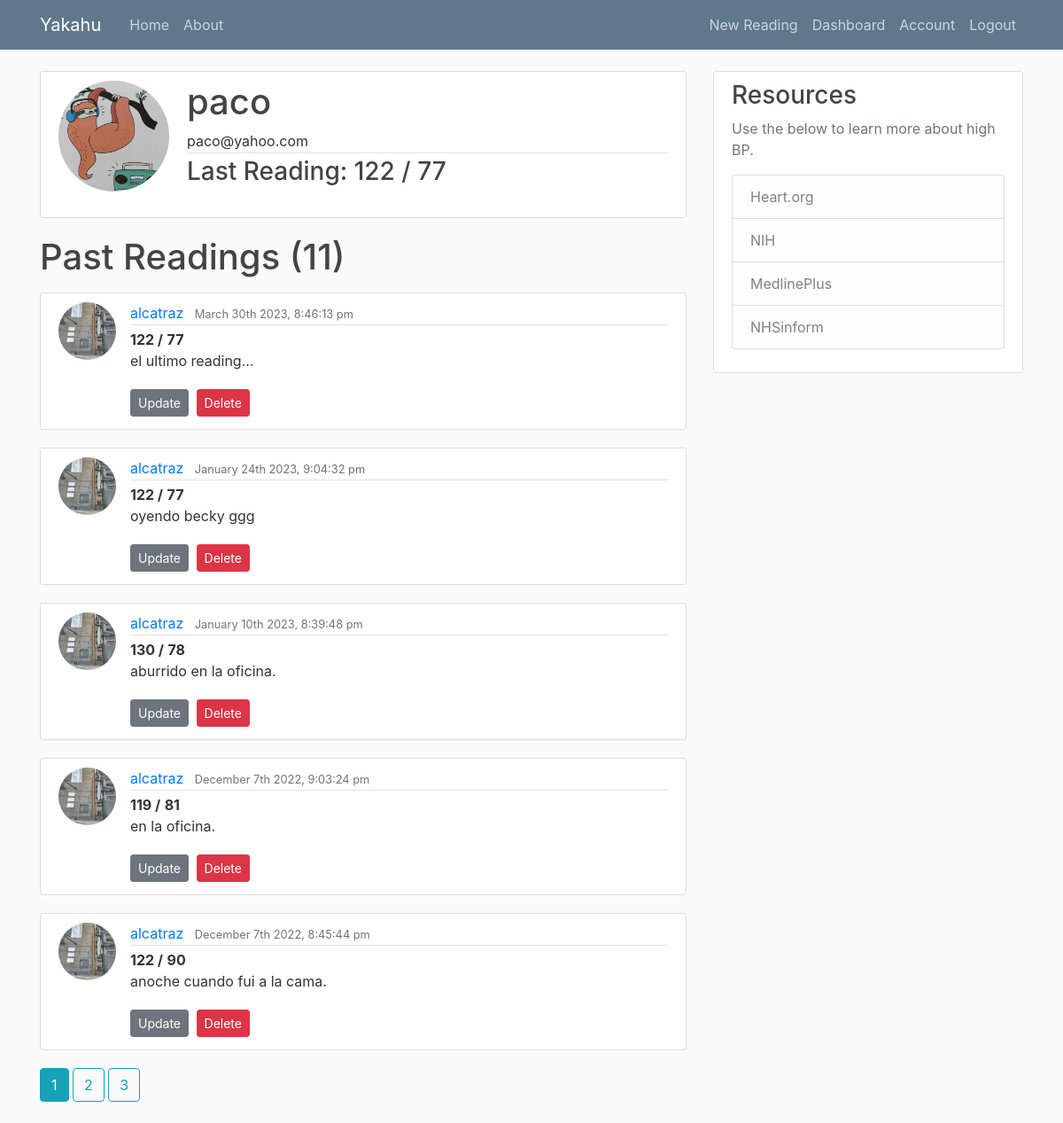
The app's page /user/alcatraz (signed in) with its own data.
### mbp/models.py (models this page shows, shortened)
class User(db.Model, UserMixin):
    id = db.Column(db.Integer, primary_key=True)
    username = db.Column(db.String(20), unique=True, nullable=False)
    email = db.Column(db.String(120), unique=True, nullable=False)
    image_file = db.Column(db.String(20), nullable=False, default='default.jpg')
    password = db.Column(db.String(60), nullable=False)
    readings = db.relationship('Reading', backref='user', lazy=True)

class Reading(db.Model):
    id = db.Column(db.Integer, primary_key=True)
    sys = db.Column(db.String(3), nullable=False)
    dia = db.Column(db.String(3), nullable=False)
    notes = db.Column(db.Text, nullable=False)
    date_posted = db.Column(db.DateTime, nullable=False, default=datetime.utcnow)
    user_id = db.Column(db.Integer, db.ForeignKey('user.id'), nullable=False)

### mbp/users/routes.py (the view)
@users.route('/user/<string:username>')
@login_required
def user_readings(username):
    image_file = url_for('static', filename='profile_pics/' + current_user.image_file)
    page = request.args.get('page', 1, type=int) #Grab the page we want. In this case page one. Set type integer as the page number.
    user = User.query.filter_by(username=username).first_or_404()
    lreading = Reading.query.filter_by(user=user).order_by(Reading.id.desc()).first()
    reading = Reading.query.filter_by(user=user)\
        .order_by(Reading.date_posted.desc())\
        .paginate(page=page, per_page=5) #Show 5 readings per page. Can use http://localhost:8000/home?page=3 to navigate to pages.
    return render_template('user_readings.html', title='User Dashboard', reading=reading, user=user, username=username, image_file=image_file, lreading=lreading)

### mbp/models.py (called while the page is built)
@login_manager.user_loader
def load_user(user_id):
    return User.query.get(int(user_id))

### mbp/templates/user_readings.html (shortened to what this page needs)
{% extends "base.html" %}
{% block content %}
<div class="content-section">
    <div class="media">
      <img class="rounded-circle account-img" src="{{ image_file }}">
      <div class="media-body">
        <h2 class="account-heading">{{ current_user.username }}</h2>
        <p class="article-metadata">{{ current_user.email }}</p>
        <h3 class="mb-lg-4">Last Reading: {{ lreading.sys }} / {{ lreading.dia}}</h3>
      </div>
    </div>
  </div>
    <h1 class="mb-3">Past Readings  ({{ reading.total }})</h1>
    {% for reading in reading.items %}
    <article class="media content-section">
      <img class="rounded-circle article-img" src="{{ url_for('static', filename='profile_pics/' + reading.user.image_file) }}" />
      <div class="media-body">
        <div class="article-metadata">
          <a class="mr-2" href="{{ url_for('users.user_readings', username=reading.user.username) }}">{{ reading.user.username }}</a>
          <small class="text-muted">{{ moment(reading.date_posted).format('MMMM Do YYYY, h:mm:ss a') }}</small>
        </div>
        <text class="font-weight-bold">{{ reading.sys }} /</text>
          <text class="font-weight-bold">{{ reading.dia}}</text>
          <p class="article-content">{{ reading.notes }}</p>
          <a class="btn btn-secondary btn-sm mt-1 mb-1" href="{{ url_for('readings.update_reading', reading_id=reading.id) }}">Update</a>
        <button type="button" class="btn btn-danger btn-sm m-1" data-toggle="modal" data-target="#deleteModal">Delete</button>
      </div>
    </article>
    {% endfor %}
    {% for page_num in reading.iter_pages(left_edge=1, right_edge=1, left_current=1, right_current=2) %}
      {% if page_num %}
        {% if reading.page == page_num %}
          <a class="btn btn-info mb-4" href="{{ url_for('users.user_readings', username=user.username, page=page_num) }}">{{ page_num }}</a>
        {% else %}
          <a class="btn btn-outline-info mb-4" href="{{ url_for('users.user_readings', username=user.username, page=page_num) }}">{{ page_num }}</a>
        {% endif %}
      {% else %}
        ...
      {% endif %}
    {% endfor %}
{% endblock content %}

### mbp/static/css/main.css (style rules this page uses)
body { background: #fafafa; color: #333333; margin-top: 5rem; }
h1, h2, h3, h4, h5, h6 { color: #444444; }
.content-section { background: #ffffff; padding: 10px 20px; border: 1px solid #dddddd; border-radius: 3px; margin-bottom: 20px; }
.article-content { white-space: pre-line; }
.article-img { height: 65px; width: 65px; margin-right: 16px; }
.article-metadata { padding-bottom: 1px; margin-bottom: 4px; border-bottom: 1px solid #e3e3e3 }
.account-img { height: 125px; width: 125px; margin-right: 20px; margin-bottom: 16px; }
.account-heading { font-size: 2.5rem; }

### records on screen
User: username "paco", email "paco@yahoo.com"
Reading: sys "122", dia "77", image_file (picture), user.username "alcatraz", date_posted "March 30th 2023, 8:46:13 pm", notes "el ultimo reading..."
Reading: image_file (picture), user.username "alcatraz", date_posted "January 24th 2023, 9:04:32 pm", sys "122", dia "77", notes "oyendo becky ggg"
Reading: image_file (picture), user.username "alcatraz", date_posted "January 10th 2023, 8:39:48 pm", sys "130", dia "78", notes "aburrido en la oficina."
Reading: image_file (picture), user.username "alcatraz", date_posted "December 7th 2022, 9:03:24 pm", sys "119", dia "81", notes "en la oficina."
Reading: image_file (picture), user.username "alcatraz", date_posted "December 7th 2022, 8:45:44 pm", sys "122", dia "90", notes "anoche cuando fui a la cama."

### other values on screen
{{ reading.total }} "11"
{{ page_num }} "1"
{{ page_num }} "2" "3"
